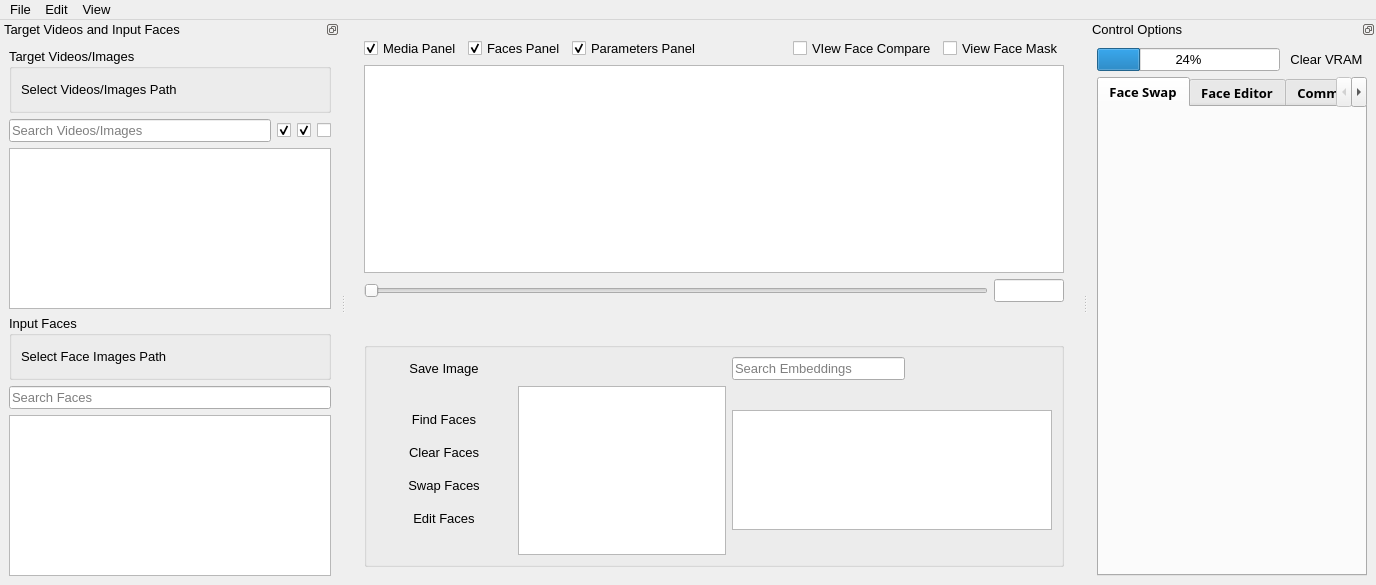
<?xml version="1.0" encoding="UTF-8"?>
<ui version="4.0">
 <class>MainWindow</class>
 <widget class="QMainWindow" name="MainWindow">
  <property name="geometry">
   <rect>
    <x>0</x>
    <y>0</y>
    <width>1376</width>
    <height>585</height>
   </rect>
  </property>
  <property name="font">
   <font>
    <pointsize>10</pointsize>
   </font>
  </property>
  <property name="windowTitle">
   <string>VisoMaster Ultimate Mod v4</string>
  </property>
  <property name="windowIcon">
   <iconset resource="media.qrc">
    <normaloff>:/media/media/visomaster_small.png</normaloff>:/media/media/visomaster_small.png</iconset>
  </property>
  <widget class="QWidget" name="centralwidget">
   <layout class="QHBoxLayout" name="horizontalLayout">
    <item>
     <widget class="QWidget" name="mediaLayout" native="true">
      <property name="sizePolicy">
       <sizepolicy hsizetype="Expanding" vsizetype="Preferred">
        <horstretch>2</horstretch>
        <verstretch>0</verstretch>
       </sizepolicy>
      </property>
      <layout class="QVBoxLayout" name="verticalLayout">
       <item>
        <layout class="QHBoxLayout" name="panelVisibilityCheckBoxLayout">
         <item>
          <widget class="QCheckBox" name="mediaPanelCheckBox">
           <property name="text">
            <string>Media Panel</string>
           </property>
           <property name="checked">
            <bool>true</bool>
           </property>
          </widget>
         </item>
         <item>
          <widget class="QCheckBox" name="facesPanelCheckBox">
           <property name="text">
            <string>Faces Panel</string>
           </property>
           <property name="checked">
            <bool>true</bool>
           </property>
          </widget>
         </item>
         <item>
          <widget class="QCheckBox" name="parametersPanelCheckBox">
           <property name="text">
            <string>Parameters Panel</string>
           </property>
           <property name="checked">
            <bool>true</bool>
           </property>
          </widget>
         </item>
         <item>
          <spacer name="horizontalSpacer_8">
           <property name="orientation">
            <enum>Qt::Orientation::Horizontal</enum>
           </property>
           <property name="sizeHint" stdset="0">
            <size>
             <width>20</width>
             <height>20</height>
            </size>
           </property>
          </spacer>
         </item>
         <item>
          <widget class="QCheckBox" name="faceCompareCheckBox">
           <property name="text">
            <string>VIew Face Compare</string>
           </property>
          </widget>
         </item>
         <item>
          <widget class="QCheckBox" name="faceMaskCheckBox">
           <property name="text">
            <string>View Face Mask</string>
           </property>
          </widget>
         </item>
        </layout>
       </item>
       <item>
        <widget class="QGraphicsView" name="graphicsViewFrame"/>
       </item>
       <item>
        <layout class="QVBoxLayout" name="verticalLayoutMediaControls">
         <item>
          <layout class="QHBoxLayout" name="horizontalLayoutMediaSlider">
           <item>
            <widget class="QSlider" name="videoSeekSlider">
             <property name="orientation">
              <enum>Qt::Orientation::Horizontal</enum>
             </property>
            </widget>
           </item>
           <item>
            <widget class="QLineEdit" name="videoSeekLineEdit">
             <property name="sizePolicy">
              <sizepolicy hsizetype="Preferred" vsizetype="Fixed">
               <horstretch>0</horstretch>
               <verstretch>0</verstretch>
              </sizepolicy>
             </property>
             <property name="maximumSize">
              <size>
               <width>70</width>
               <height>16777215</height>
              </size>
             </property>
             <property name="toolTip">
              <string>Frame Number</string>
             </property>
             <property name="clearButtonEnabled">
              <bool>false</bool>
             </property>
            </widget>
           </item>
          </layout>
         </item>
         <item>
          <layout class="QHBoxLayout" name="horizontalLayoutMediaButtons">
           <item>
            <spacer name="horizontalSpacer">
             <property name="orientation">
              <enum>Qt::Orientation::Horizontal</enum>
             </property>
             <property name="sizeType">
              <enum>QSizePolicy::Policy::MinimumExpanding</enum>
             </property>
             <property name="sizeHint" stdset="0">
              <size>
               <width>40</width>
               <height>20</height>
              </size>
             </property>
            </spacer>
           </item>
           <item>
            <widget class="QPushButton" name="frameRewindButton">
             <property name="sizePolicy">
              <sizepolicy hsizetype="MinimumExpanding" vsizetype="Fixed">
               <horstretch>0</horstretch>
               <verstretch>0</verstretch>
              </sizepolicy>
             </property>
             <property name="maximumSize">
              <size>
               <width>100</width>
               <height>16777215</height>
              </size>
             </property>
             <property name="text">
              <string/>
             </property>
             <property name="icon">
              <iconset resource="media.qrc">
               <normaloff>:/media/media/previous_marker_off.png</normaloff>:/media/media/previous_marker_off.png</iconset>
             </property>
             <property name="flat">
              <bool>true</bool>
             </property>
            </widget>
           </item>
           <item>
            <spacer name="horizontalSpacer_3">
             <property name="orientation">
              <enum>Qt::Orientation::Horizontal</enum>
             </property>
             <property name="sizeType">
              <enum>QSizePolicy::Policy::Minimum</enum>
             </property>
             <property name="sizeHint" stdset="0">
              <size>
               <width>40</width>
               <height>20</height>
              </size>
             </property>
            </spacer>
           </item>
           <item>
            <widget class="QPushButton" name="buttonMediaRecord">
             <property name="text">
              <string/>
             </property>
             <property name="icon">
              <iconset resource="media.qrc">
               <normaloff>:/media/media/rec_off.png</normaloff>:/media/media/rec_off.png</iconset>
             </property>
             <property name="checkable">
              <bool>true</bool>
             </property>
             <property name="flat">
              <bool>true</bool>
             </property>
            </widget>
           </item>
           <item>
            <spacer name="horizontalSpacer_6">
             <property name="orientation">
              <enum>Qt::Orientation::Horizontal</enum>
             </property>
             <property name="sizeType">
              <enum>QSizePolicy::Policy::Minimum</enum>
             </property>
             <property name="sizeHint" stdset="0">
              <size>
               <width>30</width>
               <height>20</height>
              </size>
             </property>
            </spacer>
           </item>
           <item>
            <widget class="QPushButton" name="buttonMediaPlay">
             <property name="sizePolicy">
              <sizepolicy hsizetype="MinimumExpanding" vsizetype="Minimum">
               <horstretch>0</horstretch>
               <verstretch>0</verstretch>
              </sizepolicy>
             </property>
             <property name="maximumSize">
              <size>
               <width>100</width>
               <height>16777215</height>
              </size>
             </property>
             <property name="text">
              <string/>
             </property>
             <property name="icon">
              <iconset resource="media.qrc">
               <normaloff>:/media/media/play_off.png</normaloff>:/media/media/play_off.png</iconset>
             </property>
             <property name="checkable">
              <bool>true</bool>
             </property>
             <property name="flat">
              <bool>true</bool>
             </property>
            </widget>
           </item>
           <item>
            <spacer name="horizontalSpacer_4">
             <property name="orientation">
              <enum>Qt::Orientation::Horizontal</enum>
             </property>
             <property name="sizeType">
              <enum>QSizePolicy::Policy::Minimum</enum>
             </property>
             <property name="sizeHint" stdset="0">
              <size>
               <width>40</width>
               <height>20</height>
              </size>
             </property>
            </spacer>
           </item>
           <item>
            <widget class="QPushButton" name="frameAdvanceButton">
             <property name="sizePolicy">
              <sizepolicy hsizetype="MinimumExpanding" vsizetype="Fixed">
               <horstretch>0</horstretch>
               <verstretch>0</verstretch>
              </sizepolicy>
             </property>
             <property name="maximumSize">
              <size>
               <width>100</width>
               <height>16777215</height>
              </size>
             </property>
             <property name="text">
              <string/>
             </property>
             <property name="icon">
              <iconset resource="media.qrc">
               <normaloff>:/media/media/next_marker_off.png</normaloff>:/media/media/next_marker_off.png</iconset>
             </property>
             <property name="flat">
              <bool>true</bool>
             </property>
            </widget>
           </item>
           <item>
            <spacer name="horizontalSpacer_2">
             <property name="orientation">
              <enum>Qt::Orientation::Horizontal</enum>
             </property>
             <property name="sizeType">
              <enum>QSizePolicy::Policy::Minimum</enum>
             </property>
             <property name="sizeHint" stdset="0">
              <size>
               <width>40</width>
               <height>20</height>
              </size>
             </property>
            </spacer>
           </item>
           <item>
            <widget class="QPushButton" name="addMarkerButton">
             <property name="toolTip">
              <string>Add Marker</string>
             </property>
             <property name="text">
              <string/>
             </property>
             <property name="icon">
              <iconset resource="media.qrc">
               <normaloff>:/media/media/add_marker_hover.png</normaloff>:/media/media/add_marker_hover.png</iconset>
             </property>
             <property name="flat">
              <bool>true</bool>
             </property>
            </widget>
           </item>
           <item>
            <widget class="QPushButton" name="removeMarkerButton">
             <property name="toolTip">
              <string>Remove Marker</string>
             </property>
             <property name="text">
              <string/>
             </property>
             <property name="icon">
              <iconset resource="media.qrc">
               <normaloff>:/media/media/remove_marker_hover.png</normaloff>:/media/media/remove_marker_hover.png</iconset>
             </property>
             <property name="flat">
              <bool>true</bool>
             </property>
            </widget>
           </item>
           <item>
            <widget class="QPushButton" name="previousMarkerButton">
             <property name="toolTip">
              <string>Move to Previous Marker</string>
             </property>
             <property name="text">
              <string/>
             </property>
             <property name="icon">
              <iconset resource="media.qrc">
               <normaloff>:/media/media/previous_marker_hover.png</normaloff>:/media/media/previous_marker_hover.png</iconset>
             </property>
             <property name="flat">
              <bool>true</bool>
             </property>
            </widget>
           </item>
           <item>
            <widget class="QPushButton" name="nextMarkerButton">
             <property name="toolTip">
              <string>Move to Next Marker</string>
             </property>
             <property name="text">
              <string/>
             </property>
             <property name="icon">
              <iconset resource="media.qrc">
               <normaloff>:/media/media/next_marker_hover.png</normaloff>:/media/media/next_marker_hover.png</iconset>
             </property>
             <property name="flat">
              <bool>true</bool>
             </property>
            </widget>
           </item>
           <item>
            <widget class="QPushButton" name="viewFullScreenButton">
             <property name="toolTip">
              <string>View Fullscreen (F11)</string>
             </property>
             <property name="text">
              <string/>
             </property>
             <property name="icon">
              <iconset resource="media.qrc">
               <normaloff>:/media/media/fullscreen.png</normaloff>:/media/media/fullscreen.png</iconset>
             </property>
             <property name="flat">
              <bool>true</bool>
             </property>
            </widget>
           </item>
           <item>
            <spacer name="horizontalSpacer_5">
             <property name="orientation">
              <enum>Qt::Orientation::Horizontal</enum>
             </property>
             <property name="sizeHint" stdset="0">
              <size>
               <width>40</width>
               <height>20</height>
              </size>
             </property>
            </spacer>
           </item>
          </layout>
         </item>
        </layout>
       </item>
       <item>
        <spacer name="verticalSpacer">
         <property name="orientation">
          <enum>Qt::Orientation::Vertical</enum>
         </property>
         <property name="sizeType">
          <enum>QSizePolicy::Policy::Preferred</enum>
         </property>
         <property name="sizeHint" stdset="0">
          <size>
           <width>20</width>
           <height>5</height>
          </size>
         </property>
        </spacer>
       </item>
       <item>
        <widget class="QGroupBox" name="facesPanelGroupBox">
         <property name="sizePolicy">
          <sizepolicy hsizetype="Preferred" vsizetype="Fixed">
           <horstretch>0</horstretch>
           <verstretch>0</verstretch>
          </sizepolicy>
         </property>
         <property name="minimumSize">
          <size>
           <width>0</width>
           <height>180</height>
          </size>
         </property>
         <property name="maximumSize">
          <size>
           <width>16777215</width>
           <height>225</height>
          </size>
         </property>
         <property name="autoFillBackground">
          <bool>false</bool>
         </property>
         <property name="flat">
          <bool>true</bool>
         </property>
         <property name="checkable">
          <bool>false</bool>
         </property>
         <layout class="QGridLayout" name="gridLayout_2">
          <item row="1" column="0">
           <widget class="QWidget" name="facesButtonsWidget" native="true">
            <property name="sizePolicy">
             <sizepolicy hsizetype="Minimum" vsizetype="Preferred">
              <horstretch>0</horstretch>
              <verstretch>0</verstretch>
             </sizepolicy>
            </property>
            <layout class="QVBoxLayout" name="verticalLayout_8">
             <item>
              <widget class="QWidget" name="verticalWidget" native="true">
               <layout class="QVBoxLayout" name="controlButtonsLayout">
                <item>
                 <widget class="QPushButton" name="findTargetFacesButton">
                  <property name="minimumSize">
                   <size>
                    <width>100</width>
                    <height>0</height>
                   </size>
                  </property>
                  <property name="text">
                   <string>Find Faces</string>
                  </property>
                  <property name="checkable">
                   <bool>false</bool>
                  </property>
                  <property name="flat">
                   <bool>true</bool>
                  </property>
                 </widget>
                </item>
                <item>
                 <widget class="QPushButton" name="clearTargetFacesButton">
                  <property name="text">
                   <string>Clear Faces</string>
                  </property>
                  <property name="checkable">
                   <bool>false</bool>
                  </property>
                  <property name="flat">
                   <bool>true</bool>
                  </property>
                 </widget>
                </item>
                <item>
                 <widget class="QPushButton" name="swapfacesButton">
                  <property name="text">
                   <string>Swap Faces</string>
                  </property>
                  <property name="checkable">
                   <bool>true</bool>
                  </property>
                  <property name="flat">
                   <bool>true</bool>
                  </property>
                 </widget>
                </item>
                <item>
                 <widget class="QPushButton" name="editFacesButton">
                  <property name="text">
                   <string>Edit Faces</string>
                  </property>
                  <property name="checkable">
                   <bool>true</bool>
                  </property>
                  <property name="default">
                   <bool>false</bool>
                  </property>
                  <property name="flat">
                   <bool>true</bool>
                  </property>
                 </widget>
                </item>
               </layout>
              </widget>
             </item>
            </layout>
           </widget>
          </item>
          <item row="1" column="2">
           <widget class="QListWidget" name="inputEmbeddingsList">
            <property name="sizePolicy">
             <sizepolicy hsizetype="Expanding" vsizetype="Fixed">
              <horstretch>4</horstretch>
              <verstretch>0</verstretch>
             </sizepolicy>
            </property>
            <property name="minimumSize">
             <size>
              <width>320</width>
              <height>120</height>
             </size>
            </property>
            <property name="maximumSize">
             <size>
              <width>16777215</width>
              <height>120</height>
             </size>
            </property>
            <property name="verticalScrollBarPolicy">
             <enum>Qt::ScrollBarAlwaysOff</enum>
            </property>
            <property name="horizontalScrollBarPolicy">
             <enum>Qt::ScrollBarAsNeeded</enum>
            </property>
            <property name="toolTip">
             <string>Save Embedding</string>
            </property>
            <property name="uniformItemSizes">
             <bool>true</bool>
            </property>
            <property name="viewMode">
             <enum>QListView::IconMode</enum>
            </property>
            <property name="movement">
             <enum>QListView::Static</enum>
            </property>
            <property name="wrapping">
             <bool>true</bool>
            </property>
            <property name="layoutMode">
             <enum>QListView::Batched</enum>
            </property>
            <property name="spacing">
             <number>4</number>
            </property>
            <property name="autoScroll">
             <bool>false</bool>
            </property>
           </widget>
          </item>
          <item row="0" column="0">
           <layout class="QHBoxLayout" name="horizontalLayout_4">
            <item>
             <widget class="QPushButton" name="saveImageButton">
              <property name="text">
               <string>Save Image</string>
              </property>
              <property name="flat">
               <bool>true</bool>
              </property>
             </widget>
            </item>
           </layout>
          </item>
          <item row="0" column="2">
           <layout class="QHBoxLayout" name="horizontalLayout_3">
            <item>
             <widget class="QLineEdit" name="inputEmbeddingsSearchBox">
              <property name="placeholderText">
               <string>Search Embeddings</string>
              </property>
             </widget>
            </item>
            <item>
             <widget class="QPushButton" name="openEmbeddingButton">
              <property name="toolTip">
               <string>Open Embedding File</string>
              </property>
              <property name="text">
               <string/>
              </property>
              <property name="icon">
               <iconset resource="media.qrc">
                <normaloff>:/media/media/open_file.png</normaloff>:/media/media/open_file.png</iconset>
              </property>
              <property name="flat">
               <bool>true</bool>
              </property>
             </widget>
            </item>
            <item>
             <widget class="QPushButton" name="saveEmbeddingButton">
              <property name="toolTip">
               <string>Save Embedding</string>
              </property>
              <property name="text">
               <string/>
              </property>
              <property name="icon">
               <iconset resource="media.qrc">
                <normaloff>:/media/media/save_file.png</normaloff>:/media/media/save_file.png</iconset>
              </property>
              <property name="flat">
               <bool>true</bool>
              </property>
             </widget>
            </item>
            <item>
             <widget class="QPushButton" name="saveEmbeddingAsButton">
              <property name="toolTip">
               <string>Save Embedding As</string>
              </property>
              <property name="text">
               <string/>
              </property>
              <property name="icon">
               <iconset resource="media.qrc">
                <normaloff>:/media/media/save_file_as.png</normaloff>:/media/media/save_file_as.png</iconset>
              </property>
              <property name="flat">
               <bool>true</bool>
              </property>
             </widget>
            </item>
           </layout>
          </item>
          <item row="1" column="1">
           <widget class="QListWidget" name="targetFacesList">
            <property name="autoFillBackground">
             <bool>true</bool>
            </property>
            <property name="autoScroll">
             <bool>false</bool>
            </property>
           </widget>
          </item>
         </layout>
        </widget>
       </item>
      </layout>
     </widget>
    </item>
   </layout>
  </widget>
  <widget class="QDockWidget" name="input_Target_DockWidget">
   <property name="sizePolicy">
    <sizepolicy hsizetype="Preferred" vsizetype="Preferred">
     <horstretch>4</horstretch>
     <verstretch>0</verstretch>
    </sizepolicy>
   </property>
   <property name="minimumSize">
    <size>
     <width>340</width>
     <height>369</height>
    </size>
   </property>
   <property name="features">
    <set>QDockWidget::DockWidgetFeature::DockWidgetFloatable|QDockWidget::DockWidgetFeature::DockWidgetMovable</set>
   </property>
   <property name="windowTitle">
    <string>Target Videos and Input Faces</string>
   </property>
   <attribute name="dockWidgetArea">
    <number>1</number>
   </attribute>
   <widget class="QWidget" name="dockWidgetContents">
    <layout class="QGridLayout" name="gridLayout_4">
     <item row="0" column="0">
      <layout class="QVBoxLayout" name="vboxLayout">
       <item>
        <widget class="QGroupBox" name="groupBox_TargetVideos_Select">
         <property name="title">
          <string>Target Videos/Images</string>
         </property>
         <layout class="QGridLayout" name="gridLayout_3">
          <item row="0" column="0">
           <layout class="QHBoxLayout" name="horizontalLayout_7">
            <item>
             <widget class="QLabel" name="labelTargetVideosPath">
              <property name="text">
               <string>Select Videos/Images Path</string>
              </property>
              <property name="wordWrap">
               <bool>false</bool>
              </property>
             </widget>
            </item>
            <item>
             <widget class="QPushButton" name="buttonTargetVideosPath">
              <property name="sizePolicy">
               <sizepolicy hsizetype="Fixed" vsizetype="Fixed">
                <horstretch>0</horstretch>
                <verstretch>0</verstretch>
               </sizepolicy>
              </property>
              <property name="toolTip">
               <string>Choose Target Media Folder</string>
              </property>
              <property name="text">
               <string/>
              </property>
              <property name="icon">
               <iconset resource="media.qrc">
                <normaloff>:/media/media/open_file.png</normaloff>:/media/media/open_file.png</iconset>
              </property>
              <property name="iconSize">
               <size>
                <width>18</width>
                <height>18</height>
               </size>
              </property>
              <property name="flat">
               <bool>true</bool>
              </property>
             </widget>
            </item>
           </layout>
          </item>
         </layout>
        </widget>
       </item>
       <item>
        <layout class="QHBoxLayout" name="horizontalLayout_9">
         <item>
          <widget class="QLineEdit" name="targetVideosSearchBox">
           <property name="text">
            <string/>
           </property>
           <property name="placeholderText">
            <string>Search Videos/Images</string>
           </property>
          </widget>
         </item>
         <item>
          <widget class="QCheckBox" name="filterImagesCheckBox">
           <property name="toolTip">
            <string>Include Images</string>
           </property>
           <property name="text">
            <string/>
           </property>
           <property name="icon">
            <iconset resource="media.qrc">
             <normaloff>:/media/media/image.png</normaloff>:/media/media/image.png</iconset>
           </property>
           <property name="checked">
            <bool>true</bool>
           </property>
          </widget>
         </item>
         <item>
          <widget class="QCheckBox" name="filterVideosCheckBox">
           <property name="toolTip">
            <string>Include Videos</string>
           </property>
           <property name="text">
            <string/>
           </property>
           <property name="icon">
            <iconset resource="media.qrc">
             <normaloff>:/media/media/video.png</normaloff>:/media/media/video.png</iconset>
           </property>
           <property name="checked">
            <bool>true</bool>
           </property>
          </widget>
         </item>
         <item>
          <widget class="QCheckBox" name="filterWebcamsCheckBox">
           <property name="toolTip">
            <string>Include Webcams</string>
           </property>
           <property name="text">
            <string/>
           </property>
           <property name="icon">
            <iconset resource="media.qrc">
             <normaloff>:/media/media/webcam.png</normaloff>:/media/media/webcam.png</iconset>
           </property>
           <property name="checked">
            <bool>false</bool>
           </property>
          </widget>
         </item>
        </layout>
       </item>
       <item>
        <widget class="QListWidget" name="targetVideosList">
         <property name="acceptDrops">
          <bool>true</bool>
         </property>
         <property name="autoScroll">
          <bool>false</bool>
         </property>
        </widget>
       </item>
       <item>
        <widget class="QGroupBox" name="groupBox_InputFaces_Select">
         <property name="title">
          <string>Input Faces</string>
         </property>
         <layout class="QGridLayout" name="gridLayout">
          <item row="0" column="0">
           <layout class="QHBoxLayout" name="horizontalLayout_8">
            <item>
             <widget class="QLabel" name="labelInputFacesPath">
              <property name="text">
               <string>Select Face Images Path</string>
              </property>
             </widget>
            </item>
            <item>
             <widget class="QPushButton" name="buttonInputFacesPath">
              <property name="sizePolicy">
               <sizepolicy hsizetype="Fixed" vsizetype="Fixed">
                <horstretch>0</horstretch>
                <verstretch>0</verstretch>
               </sizepolicy>
              </property>
              <property name="toolTip">
               <string>Choose Input Faces Folder</string>
              </property>
              <property name="text">
               <string/>
              </property>
              <property name="icon">
               <iconset resource="media.qrc">
                <normaloff>:/media/media/open_file.png</normaloff>:/media/media/open_file.png</iconset>
              </property>
              <property name="iconSize">
               <size>
                <width>18</width>
                <height>18</height>
               </size>
              </property>
              <property name="flat">
               <bool>true</bool>
              </property>
             </widget>
            </item>
           </layout>
          </item>
         </layout>
        </widget>
       </item>
       <item>
        <widget class="QLineEdit" name="inputFacesSearchBox">
         <property name="placeholderText">
          <string>Search Faces</string>
         </property>
        </widget>
       </item>
       <item>
        <widget class="QListWidget" name="inputFacesList">
         <property name="acceptDrops">
          <bool>true</bool>
         </property>
         <property name="autoScroll">
          <bool>false</bool>
         </property>
        </widget>
       </item>
      </layout>
     </item>
    </layout>
   </widget>
  </widget>
  <widget class="QDockWidget" name="controlOptionsDockWidget">
   <property name="features">
    <set>QDockWidget::DockWidgetFeature::DockWidgetFloatable|QDockWidget::DockWidgetFeature::DockWidgetMovable</set>
   </property>
   <property name="windowTitle">
    <string>Control Options</string>
   </property>
   <attribute name="dockWidgetArea">
    <number>2</number>
   </attribute>
   <widget class="QWidget" name="dockWidgetContents_2">
    <layout class="QGridLayout" name="gridLayout_5">
     <item row="1" column="0">
      <widget class="QTabWidget" name="tabWidget">
       <property name="sizePolicy">
        <sizepolicy hsizetype="Expanding" vsizetype="Preferred">
         <horstretch>1</horstretch>
         <verstretch>0</verstretch>
        </sizepolicy>
       </property>
       <property name="font">
        <font>
         <family>Segoe UI Semibold</family>
         <pointsize>10</pointsize>
         <bold>true</bold>
        </font>
       </property>
       <property name="layoutDirection">
        <enum>Qt::LayoutDirection::LeftToRight</enum>
       </property>
       <property name="tabPosition">
        <enum>QTabWidget::TabPosition::North</enum>
       </property>
       <property name="currentIndex">
        <number>0</number>
       </property>
       <property name="tabsClosable">
        <bool>false</bool>
       </property>
       <property name="movable">
        <bool>true</bool>
       </property>
       <property name="tabBarAutoHide">
        <bool>false</bool>
       </property>
       <widget class="QWidget" name="face_swap_tab">
        <attribute name="title">
         <string>Face Swap</string>
        </attribute>
        <layout class="QVBoxLayout" name="verticalLayout_4">
         <item>
          <layout class="QVBoxLayout" name="swapWidgetsLayout"/>
         </item>
        </layout>
       </widget>
       <widget class="QWidget" name="face_editor_tab">
        <attribute name="title">
         <string>Face Editor</string>
        </attribute>
        <layout class="QVBoxLayout" name="verticalLayout_3">
         <item>
          <layout class="QVBoxLayout" name="faceEditorWidgetsLayout"/>
         </item>
        </layout>
       </widget>
       <widget class="QWidget" name="common_tab">
        <attribute name="title">
         <string>Common</string>
        </attribute>
        <layout class="QVBoxLayout" name="commonWidgetsLayout_1">
         <item>
          <layout class="QVBoxLayout" name="commonWidgetsLayout"/>
         </item>
        </layout>
       </widget>
       <widget class="QWidget" name="settings_tab">
        <attribute name="title">
         <string>Settings</string>
        </attribute>
        <layout class="QVBoxLayout" name="verticalLayout_2">
         <item>
          <widget class="QLabel" name="label">
           <property name="text">
            <string>Output Directory</string>
           </property>
          </widget>
         </item>
         <item>
          <layout class="QVBoxLayout" name="settingsWidgetsLayout">
           <item>
            <layout class="QHBoxLayout" name="outputFolderSelectionLayout">
             <item>
              <widget class="QLineEdit" name="outputFolderLineEdit">
               <property name="readOnly">
                <bool>true</bool>
               </property>
              </widget>
             </item>
             <item>
              <widget class="QPushButton" name="outputFolderButton">
               <property name="text">
                <string>Browse Folder</string>
               </property>
               <property name="flat">
                <bool>false</bool>
               </property>
              </widget>
             </item>
            </layout>
           </item>
          </layout>
         </item>
        </layout>
       </widget>
      </widget>
     </item>
     <item row="0" column="0">
      <layout class="QHBoxLayout" name="horizontalLayout_2">
       <item>
        <widget class="QProgressBar" name="vramProgressBar">
         <property name="value">
          <number>24</number>
         </property>
        </widget>
       </item>
       <item>
        <widget class="QPushButton" name="clearMemoryButton">
         <property name="text">
          <string>Clear VRAM</string>
         </property>
         <property name="flat">
          <bool>true</bool>
         </property>
        </widget>
       </item>
      </layout>
     </item>
    </layout>
   </widget>
  </widget>
  <widget class="QMenuBar" name="topMenuBar">
   <property name="geometry">
    <rect>
     <x>0</x>
     <y>0</y>
     <width>1376</width>
     <height>33</height>
    </rect>
   </property>
   <widget class="QMenu" name="menuFile">
    <property name="title">
     <string>File</string>
    </property>
    <addaction name="actionLoad_SavedWorkspace"/>
    <addaction name="actionSave_CurrentWorkspace"/>
    <addaction name="separator"/>
    <addaction name="actionOpen_Videos_Folder"/>
    <addaction name="actionOpen_Video_Files"/>
    <addaction name="separator"/>
    <addaction name="actionLoad_Source_Images_Folder"/>
    <addaction name="actionLoad_Source_Image_Files"/>
    <addaction name="separator"/>
    <addaction name="actionLoad_Embeddings"/>
    <addaction name="actionSave_Embeddings"/>
    <addaction name="actionSave_Embeddings_As"/>
   </widget>
   <widget class="QMenu" name="menuEdit">
    <property name="title">
     <string>Edit</string>
    </property>
    <addaction name="actionTest_2"/>
   </widget>
   <widget class="QMenu" name="menuView">
    <property name="title">
     <string>View</string>
    </property>
    <addaction name="actionView_Fullscreen_F11"/>
   </widget>
   <addaction name="menuFile"/>
   <addaction name="menuEdit"/>
   <addaction name="menuView"/>
  </widget>
  <action name="actionExit">
   <property name="text">
    <string>Exit</string>
   </property>
  </action>
  <action name="actionLoad_Embeddings">
   <property name="text">
    <string>Load Embeddings</string>
   </property>
  </action>
  <action name="actionSave_Embeddings">
   <property name="text">
    <string>Save Embeddings</string>
   </property>
  </action>
  <action name="actionSave_Embeddings_As">
   <property name="text">
    <string>Save Embeddings As</string>
   </property>
  </action>
  <action name="actionOpen_Videos_Folder">
   <property name="text">
    <string>Load Target Images/Videos Folder</string>
   </property>
  </action>
  <action name="actionOpen_Video_Files">
   <property name="text">
    <string>Load Target Image/Video Files</string>
   </property>
  </action>
  <action name="actionLoad_Source_Images_Folder">
   <property name="text">
    <string>Load Source Images Folder</string>
   </property>
  </action>
  <action name="actionLoad_Source_Image_Files">
   <property name="text">
    <string>Load Source Image Files</string>
   </property>
  </action>
  <action name="actionView_Fullscreen_F11">
   <property name="text">
    <string>View Fullscreen (F11)</string>
   </property>
  </action>
  <action name="actionTest">
   <property name="text">
    <string>Test</string>
   </property>
  </action>
  <action name="actionLoad_Saved_Workspace">
   <property name="text">
    <string>Load Saved Workspace</string>
   </property>
  </action>
  <action name="actionSave_Current_Workspace">
   <property name="text">
    <string>Save Current Workspace</string>
   </property>
  </action>
  <action name="actionTest_2">
   <property name="text">
    <string>Test</string>
   </property>
  </action>
  <action name="actionLoad_SavedWorkspace">
   <property name="text">
    <string>Load Saved Workspace</string>
   </property>
  </action>
  <action name="actionSave_CurrentWorkspace">
   <property name="text">
    <string>Save Current Workspace</string>
   </property>
  </action>
 </widget>
 <resources>
  <include location="media.qrc"/>
 </resources>
 <connections/>
</ui>
